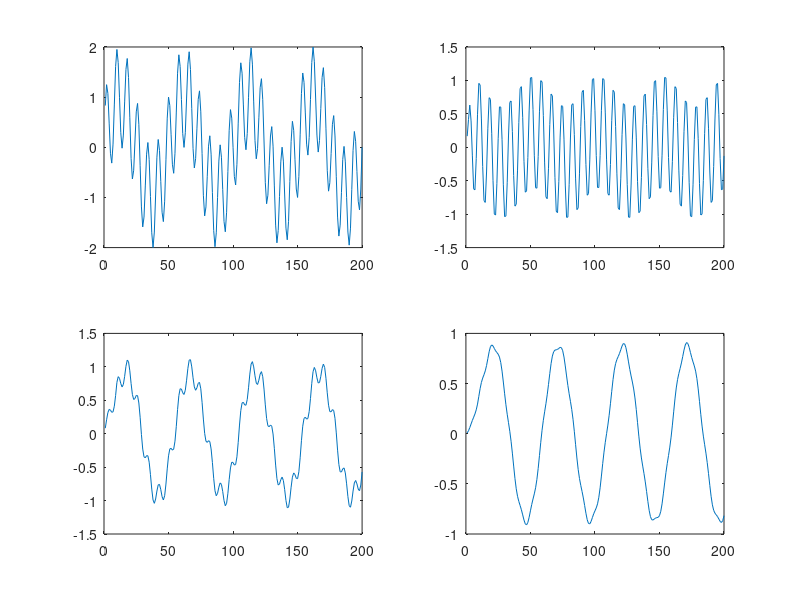

MATLAB code to generate this figure:
close;
clear;

i=1:1:200;

y1=sin(i/50*2*pi) + sin(i/8*2*pi);


subplot(2,2,1);
plot(i,y1);

N=10;
factorLP= ones(1,N)/N;
factor= [ 0.2 , 0.2 , 0.2, -0.2,-0.2,-0.2 ] ;%ones(1,N)/N;

y2=filter(factor,1,y1);
y3=filter(factorLP,1,y1);
y4=filter(factorLP,1,y3);

subplot(2,2,2);
plot(i,y2);

subplot(2,2,3);
plot(i,y3);

subplot(2,2,4);
plot(i,y4);

